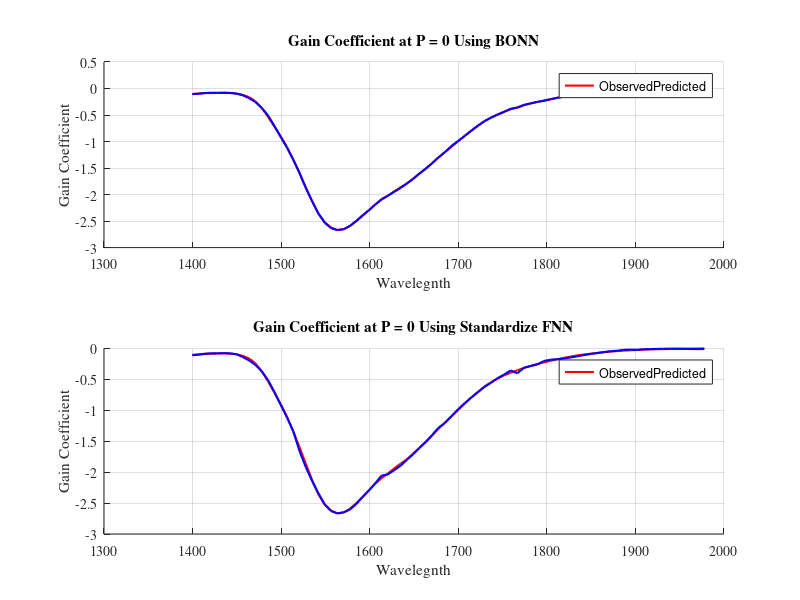
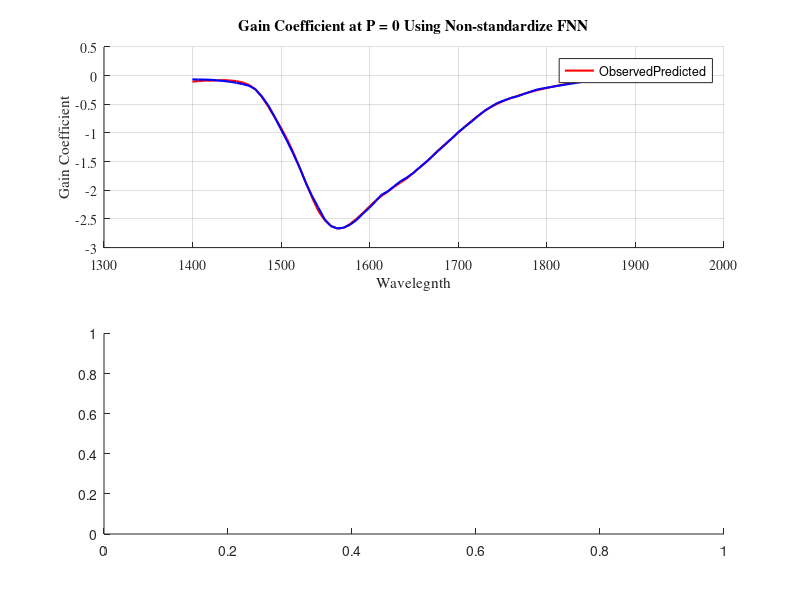
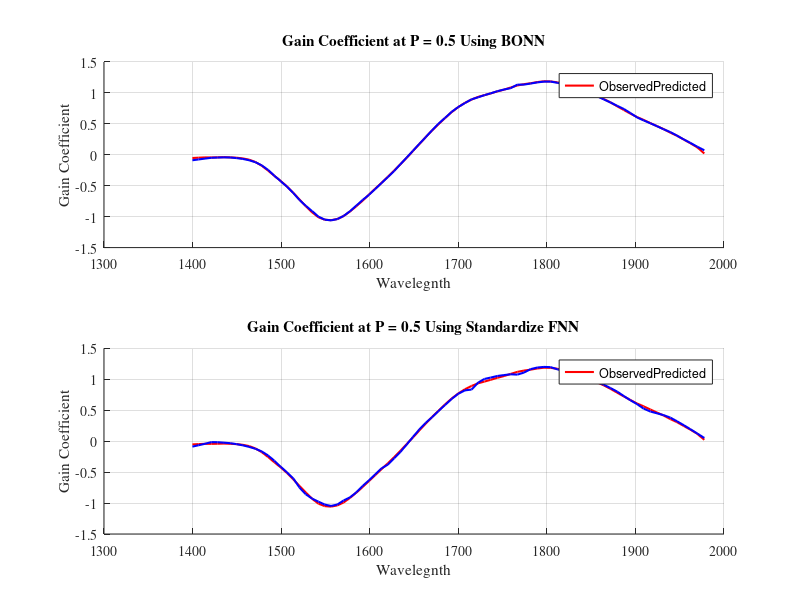
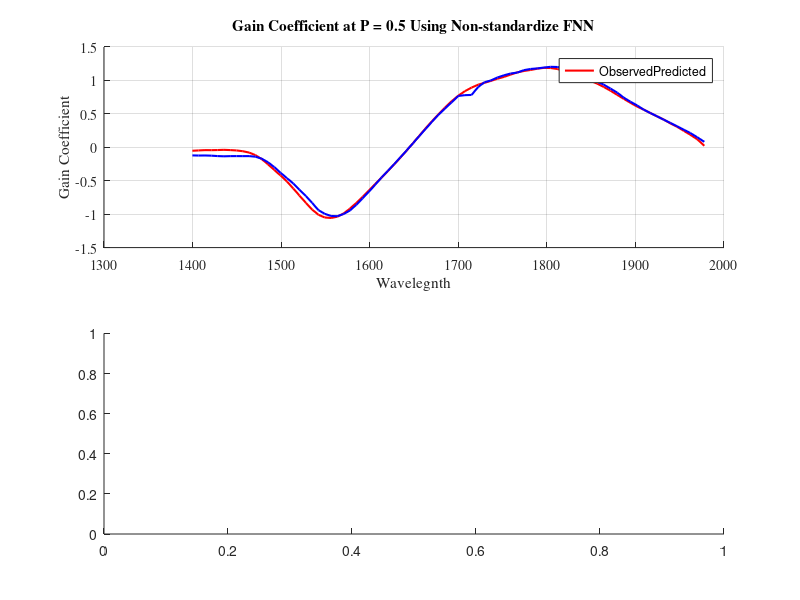

The MATLAB script that drew these images, in order:
load Plotting_Results.mat

%%
Conca_Est_Time_BONN = cat(1,BONN_P0_TotalTime.total_time,BONN_P01_TotalTime.total_time,...
    BONN_P02_TotalTime.total_time,BONN_P03_TotalTime.total_time,BONN_P04_TotalTime.total_time,...
    BONN_P05_TotalTime.total_time,BONN_P06_TotalTime.total_time,BONN_P07_TotalTime.total_time,...
    BONN_P08_TotalTime.total_time,BONN_P09_TotalTime.total_time,BONN_P1_TotalTime.total_time);
Avg_Est_Time_BONN = mean(Conca_Est_Time_BONN,'all');
sprintf('Total estimated time BONN training = %0.5f .\n',Avg_Est_Time_BONN)

Conca_Est_Time_Std_FNN = cat(1,Std_FNN_P0_TotalTime,Std_FNN_P01_TotalTime,...
    Std_FNN_P02_TotalTime,Std_FNN_P03_TotalTime,Std_FNN_P04_TotalTime,...
    Std_FNN_P05_TotalTime,Std_FNN_P06_TotalTime,Std_FNN_P07_TotalTime,...
    Std_FNN_P08_TotalTime,Std_FNN_P09_TotalTime,Std_FNN_P1_TotalTime);
Avg_Est_Time_Std_FNN = mean(Conca_Est_Time_Std_FNN,'all');
sprintf('Total estimated time standardized FNN training = %0.5f .\n',Avg_Est_Time_Std_FNN)

Conca_Est_Time_FNN = cat(1,FNN_P0_TotalTime,FNN_P01_TotalTime,...
    FNN_P02_TotalTime,FNN_P03_TotalTime,FNN_P04_TotalTime,...
    FNN_P05_TotalTime,FNN_P06_TotalTime,FNN_P07_TotalTime,...
    FNN_P08_TotalTime,FNN_P09_TotalTime,FNN_P1_TotalTime);
Avg_Est_Time_FNN = mean(Conca_Est_Time_FNN,'all');
sprintf('Total estimated time non-standardized FNN training = %0.5f .\n',Avg_Est_Time_FNN)

%%
sprintf('BONN RMSE at P0 = %0.5f .\n',BONN_P0_RMSE)
sprintf('BONN RMSE at P0.1 = %0.5f .\n',BONN_P01_RMSE)
sprintf('BONN RMSE at P0.2 = %0.5f .\n',BONN_P02_RMSE)
sprintf('BONN RMSE at P0.3 = %0.5f .\n',BONN_P03_RMSE)
sprintf('BONN RMSE at P0.4 = %0.5f .\n',BONN_P04_RMSE)
sprintf('BONN RMSE at P0.5 = %0.5f .\n',BONN_P05_RMSE)
sprintf('BONN RMSE at P0.6 = %0.5f .\n',BONN_P06_RMSE)
sprintf('BONN RMSE at P0.7 = %0.5f .\n',BONN_P07_RMSE)
sprintf('BONN RMSE at P0.8 = %0.5f .\n',BONN_P08_RMSE)
sprintf('BONN RMSE at P0.9 = %0.5f .\n',BONN_P09_RMSE)
sprintf('BONN RMSE at P1 = %0.5f .\n',BONN_P1_RMSE)

sprintf('non-standardize FNN RMSE at P0 = %0.5f .\n',FNN_P0_RMSE)
sprintf('standardize FNN RMSE at P0 = %0.5f .\n',Std_FNN_P0_RMSE)
sprintf('non-standardize FNN RMSE at P0.1 = %0.5f .\n',FNN_P01_RMSE)
sprintf('standardize FNN RMSE at P0.1 = %0.5f .\n',Std_FNN_P01_RMSE)
sprintf('non-standardize FNN RMSE at P0.2 = %0.5f .\n',FNN_P02_RMSE)
sprintf('standardize FNN RMSE at P0.2 = %0.5f .\n',Std_FNN_P02_RMSE)
sprintf('non-standardize FNN RMSE at P0.3 = %0.5f .\n',FNN_P03_RMSE)
sprintf('standardize FNN RMSE at P0.3 = %0.5f .\n',Std_FNN_P03_RMSE)
sprintf('non-standardize FNN RMSE at P0.4 = %0.5f .\n',FNN_P04_RMSE)
sprintf('standardize FNN RMSE at P0.4 = %0.5f .\n',Std_FNN_P04_RMSE)
sprintf('non-standardize FNN RMSE at P0.5 = %0.5f .\n',FNN_P05_RMSE)
sprintf('standardize FNN RMSE at P0.5 = %0.5f .\n',Std_FNN_P05_RMSE)
sprintf('non-standardize FNN RMSE at P0.6 = %0.5f .\n',FNN_P06_RMSE)
sprintf('standardize FNN RMSE at P0.6 = %0.5f .\n',Std_FNN_P06_RMSE)
sprintf('non-standardize FNN RMSE at P0.7 = %0.5f .\n',FNN_P07_RMSE)
sprintf('standardize FNN RMSE at P0.7 = %0.5f .\n',Std_FNN_P07_RMSE)
sprintf('non-standardize FNN RMSE at P0.8 = %0.5f .\n',FNN_P08_RMSE)
sprintf('standardize FNN RMSE at P0.8 = %0.5f .\n',Std_FNN_P08_RMSE)
sprintf('non-standardize FNN RMSE at P0.9 = %0.5f .\n',FNN_P09_RMSE)
sprintf('standardize FNN RMSE at P0.9 = %0.5f .\n',Std_FNN_P09_RMSE)
sprintf('non-standardize FNN RMSE at P1 = %0.5f .\n',FNN_P1_RMSE)
sprintf('standardize FNN RMSE at P1 = %0.5f .\n',Std_FNN_P1_RMSE)

%%
figure
subplot(2,1,1)
hold all
grid on
plot(GainCoefficient_Wave,GainCoefficient_p0,'red','LineWidth',1.5)
plot(GainCoefficient_Wave,BONN_P0_testPredictions,'blue','LineWidth',1.5)
legend(["Observed" "Predicted"])
xlabel("Wavelegnth")
ylabel("Gain Coefficient")
title("Gain Coefficient at P = 0 Using BONN")
set(gca,'FontName','Times')
subplot(2,1,2)
hold all
grid on
plot(GainCoefficient_Wave,GainCoefficient_p0,'red','LineWidth',1.5)
plot(GainCoefficient_Wave,Std_FNN_P0_testPredictions,'blue','LineWidth',1.5)
legend(["Observed" "Predicted"])
xlabel("Wavelegnth")
ylabel("Gain Coefficient")
title("Gain Coefficient at P = 0 Using Standardize FNN")
set(gca,'FontName','Times')


figure
subplot(2,1,1)
hold all
grid on
plot(GainCoefficient_Wave,GainCoefficient_p0,'red','LineWidth',1.5)
plot(GainCoefficient_Wave,FNN_P0_testPredictions,'blue','LineWidth',1.5)
legend(["Observed" "Predicted"])
xlabel("Wavelegnth")
ylabel("Gain Coefficient")
title("Gain Coefficient at P = 0 Using Non-standardize FNN")
set(gca,'FontName','Times')
subplot(2,1,2)

figure
subplot(2,1,1)
hold all
grid on
plot(GainCoefficient_Wave,GainCoefficient_p05,'red','LineWidth',1.5)
plot(GainCoefficient_Wave,BONN_P05_testPredictions,'blue','LineWidth',1.5)
legend(["Observed" "Predicted"])
xlabel("Wavelegnth")
ylabel("Gain Coefficient")
title("Gain Coefficient at P = 0.5 Using BONN")
set(gca,'FontName','Times')
subplot(2,1,2)
hold all
grid on
plot(GainCoefficient_Wave,GainCoefficient_p05,'red','LineWidth',1.5)
plot(GainCoefficient_Wave,Std_FNN_P05_testPredictions,'blue','LineWidth',1.5)
legend(["Observed" "Predicted"])
xlabel("Wavelegnth")
ylabel("Gain Coefficient")
title("Gain Coefficient at P = 0.5 Using Standardize FNN")
set(gca,'FontName','Times')

figure
subplot(2,1,1)
hold all
grid on
plot(GainCoefficient_Wave,GainCoefficient_p05,'red','LineWidth',1.5)
plot(GainCoefficient_Wave,FNN_P05_testPredictions,'blue','LineWidth',1.5)
legend(["Observed" "Predicted"])
xlabel("Wavelegnth")
ylabel("Gain Coefficient")
title("Gain Coefficient at P = 0.5 Using Non-standardize FNN")
set(gca,'FontName','Times')
subplot(2,1,2)

figure
subplot(2,1,1)
hold all
grid on
plot(GainCoefficient_Wave,GainCoefficient_p1,'red','LineWidth',1.5)
plot(GainCoefficient_Wave,BONN_P1_testPredictions,'blue','LineWidth',1.5)
legend(["Observed" "Predicted"])
xlabel("Wavelegnth")
ylabel("Gain Coefficient")
title("Gain Coefficient at P = 1 Using BONN")
set(gca,'FontName','Times')
subplot(2,1,2)
hold all
grid on
plot(GainCoefficient_Wave,GainCoefficient_p1,'red','LineWidth',1.5)
plot(GainCoefficient_Wave,Std_FNN_P1_testPredictions,'blue','LineWidth',1.5)
legend(["Observed" "Predicted"])
xlabel("Wavelegnth")
ylabel("Gain Coefficient")
title("Gain Coefficient at P = 1 Using Standardize FNN")
set(gca,'FontName','Times')

figure
subplot(2,1,1)
hold all
grid on
plot(GainCoefficient_Wave,GainCoefficient_p1,'red','LineWidth',1.5)
plot(GainCoefficient_Wave,FNN_P1_testPredictions,'blue','LineWidth',1.5)
legend(["Observed" "Predicted"])
xlabel("Wavelegnth")
ylabel("Gain Coefficient")
title("Gain Coefficient at P = 1 Using Non-standardize FNN")
set(gca,'FontName','Times')
subplot(2,1,2)

%%
